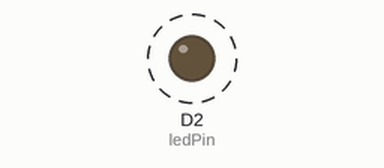
The sketch below on a simulated ESP8266 (NodeMCU). On the bench: output pins drawn as LEDs (lit = HIGH). Dashed ring = blinking. WiFi joins after 1.5 s; servers stay silent unless stated.

Above: at 2.3 s.
Timing chart, 0 to 6.4 s (numbered marks = the images above):
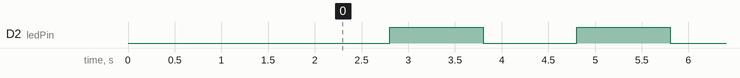

The sketch:

test.ino
```cpp
#define BLYNK_PRINT Serial
#include <ESP8266WiFi.h>
#include <BlynkSimpleEsp8266.h>

// WiFi credentials
char auth[] = "Your_Blynk_Auth_Token";
char ssid[] = "Your_WiFi_SSID";
char pass[] = "Your_WiFi_Password";


// Pin connected to the LED
const int ledPin = D2;

BlynkTimer timer;

void setup() {
  Serial.begin(115200);
  Blynk.begin(auth, ssid, pass);

  pinMode(ledPin, OUTPUT);

  timer.setInterval(1000L, blinkLed); // Blink LED every second
}

void loop() {
  Blynk.run();
  timer.run();
}

void blinkLed() {
  static bool ledState = LOW;
  ledState = !ledState; // Toggle LED state
  digitalWrite(ledPin, ledState);
}

BLYNK_WRITE(V1) {
  int ledState = param.asInt();
  digitalWrite(ledPin, ledState);
}
```

Measured:
- by itself, D2 (ledPin): alternates HIGH for 1.0 s and LOW for 1.0 s
